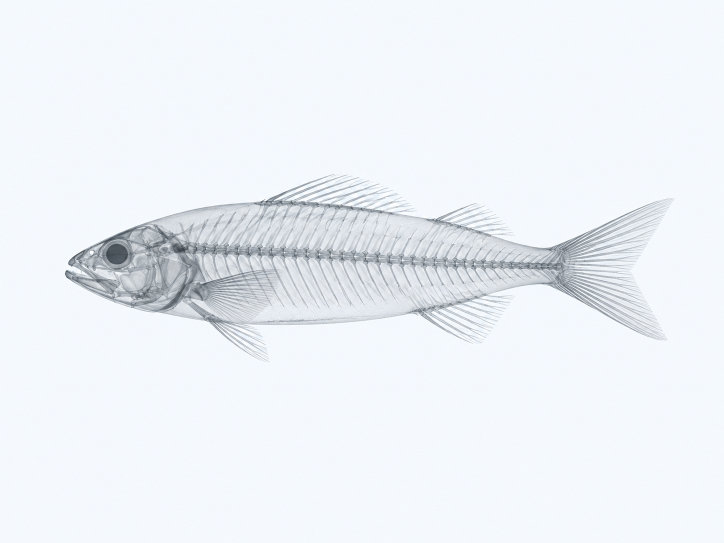
#> input picture app/resources/orientation/fish.png, 1448 x 1086 px (shown at 1/2 size)
$ python -i xray_crop.py   (imports and definitions only)
#> lines starting #> are read from the running program, lines starting #| are printed output that depends on the picture; after the words box and inside, x2 and y2 are one past the last pixel; in counts of white or black regions, pixels touching at a corner belong together
"""Lightweight, deterministic X-ray specimen detection and oriented crop proposals."""
from __future__ import annotations

from dataclasses import dataclass, asdict
import math

import cv2
import numpy as np
from PIL import Image

ALGORITHM_VERSION = "xray-otsu-pca-v1"
HYBRID_ALGORITHM_VERSION = "xray-hybrid-a-v1"

DEFAULT_ORIENTATION_POLICY={"head":"left","bottom":"down"}


# [31 lines left out: functions normalize_orientation_policy, apply_orientation_defaults, canonical_orientation_flips, not called in this run]


@dataclass(frozen=True)
class CropProposal:
    center_x: float
    center_y: float
    length: float
    width: float
    angle_degrees: float
    corners: tuple[tuple[float, float], ...]
    bounds: tuple[float, float, float, float]
    confidence: str
    qc: tuple[str, ...]
    algorithm: str = ALGORITHM_VERSION
    head_side: str = "left"
    bottom_side: str = "bottom"
    orientation_source: str = "default"

    # [6 lines left out: function to_dict, not called in this run]


def _read_gray(path, max_dim=1200):
#> called with path = 'resources/orientation/fish.png', max_dim = 1200
    with Image.open(path) as image:
#> image is the input picture: PIL image 1448x1086 RGB; mean R, G, B 237.1, 242.1, 247.5
        arr = np.asarray(image)
    if arr.ndim == 3:
        if arr.shape[2] == 4:
            arr = cv2.cvtColor(arr, cv2.COLOR_RGBA2GRAY)
        else:
            arr = cv2.cvtColor(arr, cv2.COLOR_RGB2GRAY)
    if arr.ndim != 2:
        raise ValueError("Unsupported X-ray image shape")
    original_h, original_w = arr.shape
#> original_h = 1086; original_w = 1448
    scale = min(1.0, float(max_dim) / max(original_h, original_w))
#> scale = 0.829
    if scale < 1.0:
        arr = cv2.resize(arr, (round(original_w * scale), round(original_h * scale)), interpolation=cv2.INTER_AREA)
#> arr: shape (900, 1200)
    work = arr.astype(np.float32)
    lo, hi = np.percentile(work, (0.5, 99.5))
#> lo = 131; hi = 249
    if hi <= lo:
        raise ValueError("X-ray image has no usable intensity range")
    preview = np.clip((work - lo) / (hi - lo) * 255.0, 0, 255).astype(np.uint8)
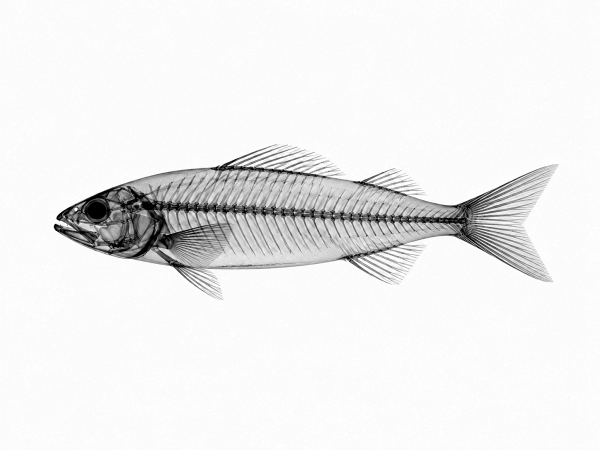
#> preview: shape (900, 1200) (shown at 1/2 size); min 0, max 255, mean 237.5
    return preview, scale, (original_w, original_h)


# [19 lines left out: functions _smooth_1d, _peaks, not called in this run]


def _pca(points):
    mean = points.mean(axis=0)
    values, vectors = np.linalg.eigh(np.cov((points - mean).T))
    major = vectors[:, int(np.argmax(values))]
    if abs(major[0]) >= abs(major[1]):
        if major[0] < 0:
            major = -major
    elif major[1] < 0:
        major = -major
    minor = np.array([-major[1], major[0]], dtype=float)
    projected = np.column_stack(((points - mean) @ major, (points - mean) @ minor))
    return mean, major, minor, projected


def _component_geometry(points):
    mean, major, minor, projected = _pca(points)
    quantiles = np.percentile(projected, (1.0, 99.0), axis=0)
    length, width = quantiles[1] - quantiles[0]
    return mean, major, minor, projected, quantiles, float(length / (width + 1e-6))


def _split_component(points, image_area):
    _, _, _, projected, _, ratio = _component_geometry(points)
    area_fraction = len(points) / float(image_area)
    if ratio >= 2.8 or area_fraction <= 0.04:
        return [(points, None)]
    cross = projected[:, 1]
    low, high = int(np.floor(cross.min())), int(np.ceil(cross.max()))
    if high - low < 20:
        return [(points, None)]
    hist = np.histogram(cross, bins=np.arange(low, high + 2))[0].astype(float)
    smoothed = _smooth_1d(hist, sigma=max(4.0, len(hist) * 0.013))
    peaks = _peaks(smoothed, max(20, int(len(smoothed) * 0.25)), smoothed.max() * 0.10)
    if len(peaks) < 2:
        return [(points, None)]
    first, second = sorted(sorted(peaks, key=lambda i: smoothed[i], reverse=True)[:2])
    valley_index = first + int(np.argmin(smoothed[first:second + 1]))
    valley_ratio = float(smoothed[valley_index] / max(1e-6, min(smoothed[first], smoothed[second])))
    if valley_ratio >= 0.72:
        return [(points, None)]
    cut = low + valley_index
    groups = []
    for side in (cross <= cut, cross > cut):
        child = points[side]
        if len(child) > 0.005 * image_area:
            groups.append((child, valley_ratio))
    return groups if len(groups) == 2 else [(points, None)]


def _bounds_from_corners(corners, original_size):
    width, height = original_size
    xs = np.asarray(corners)[:, 0]
    ys = np.asarray(corners)[:, 1]
    return (
        float(max(0.0, xs.min())),
        float(max(0.0, ys.min())),
        float(min(width, xs.max())),
        float(min(height, ys.max())),
    )


def detect_specimens(path, max_preview_dim=1200):
    """Return conservative oriented crop proposals in original-image coordinates."""
    preview, scale, original_size = _read_gray(path, max_preview_dim)
#> scale = 0.829; original_size = (1448, 1086)
    height, width = preview.shape
#> height = 900; width = 1200
    image_area = height * width
#> image_area = 1080000
    border_width = max(5, min(height, width) // 30)
#> border_width = 30
    border = np.concatenate((
        preview[:border_width, :].ravel(), preview[-border_width:, :].ravel(),
        preview[:, :border_width].ravel(), preview[:, -border_width:].ravel(),
    ))
    threshold, _ = cv2.threshold(preview, 0, 255, cv2.THRESH_BINARY + cv2.THRESH_OTSU)
#> threshold = 175
    bright_foreground = float(np.median(border)) <= float(threshold)
#> bright_foreground = False
    mask = ((preview > threshold) if bright_foreground else (preview <= threshold)).astype(np.uint8)
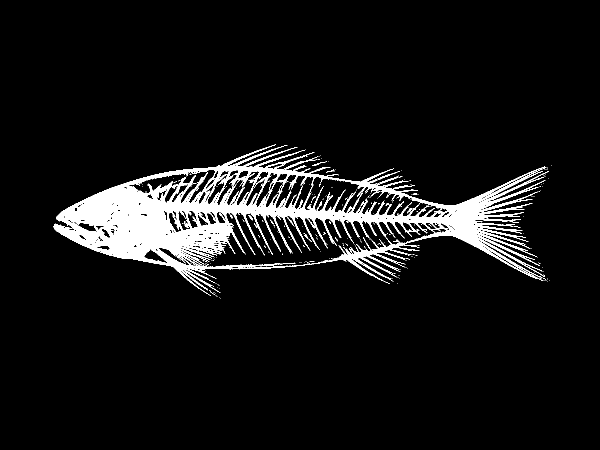
#> mask: shape (900, 1200) (shown at 1/2 size); values 0 (black) and 1 (white), 7.3% white; 258 white regions (240 under 20 px), largest, box (x1, y1, x2, y2) and area: (107, 289, 1098, 592) 77705, (786, 370, 830, 378) 92, (587, 331, 613, 342) 79
    mask = cv2.morphologyEx(mask, cv2.MORPH_OPEN, np.ones((3, 3), np.uint8))
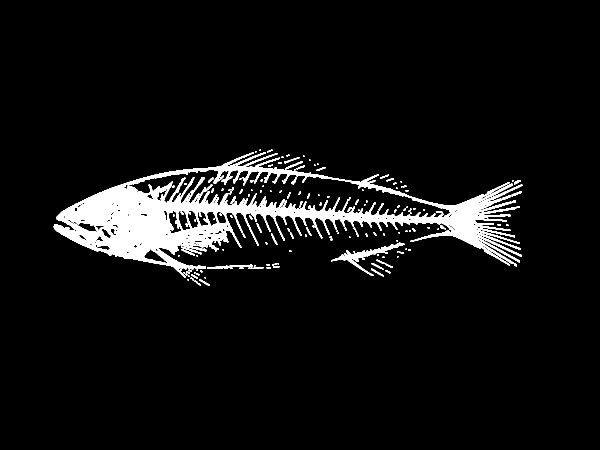
#> mask: shape (900, 1200) (shown at 1/2 size); values 0 (black) and 1 (white), 6.2% white; 169 white regions (87 under 20 px), largest, box (x1, y1, x2, y2) and area: (107, 304, 1045, 556) 60466, (662, 485, 809, 552) 1654, (414, 529, 506, 538) 397
    mask = cv2.morphologyEx(mask, cv2.MORPH_CLOSE, np.ones((9, 9), np.uint8))
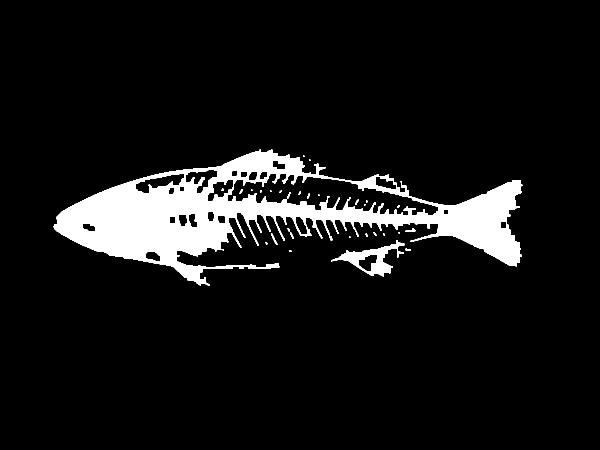
#> mask: shape (900, 1200) (shown at 1/2 size); values 0 (black) and 1 (white), 8.2% white; 30 white regions (15 under 20 px), largest, box (x1, y1, x2, y2) and area: (107, 299, 1045, 572) 84753, (662, 480, 809, 553) 3179, (542, 467, 555, 490) 82
    count, labels, stats, _ = cv2.connectedComponentsWithStats(mask, 8)
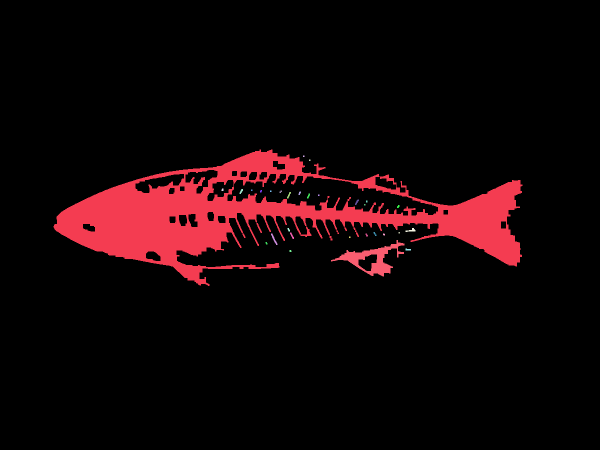
#> labels: shape (900, 1200) int32 (shown at 1/2 size); 31 distinct labels, from 0 to 30; one colour per label, 0 black
#> count = 31; stats = 31 rows, first 6: [0, 0, 1200, 900, 991377], [107, 299, 938, 273, 84753], [606, 311, 3, 3, 9], [618, 319, 3, 3, 9], [443, 377, 4, 5, 18], [479, 378, 7, 10, 38]

    components = []
    min_area = max(120, int(image_area * 0.008))
#> min_area = 8640
    for label in range(1, count):
        area = int(stats[label, cv2.CC_STAT_AREA])
        if area < min_area:
            continue
        ys, xs = np.nonzero(labels == label)
        points = np.column_stack((xs, ys)).astype(np.float32)
        _, _, _, _, quantiles, ratio = _component_geometry(points)
        length = float(quantiles[1, 0] - quantiles[0, 0])
        if length < 0.12 * max(width, height):
            continue
        if ratio < 1.35 and area < 0.04 * image_area:
            continue
        components.extend(_split_component(points, image_area))
#> this loop made 30 passes
#> area on passes 5, 10, 11, 12, 14, 17, 18, 19, 20, 21, 23, 24: 38, 24, 44, 33, 41, 22, 23, 76, 45, 25, 82, 22
#> after the loop, components = 1 item

    geometries = []
    for points, split_ratio in components:
        mean, major, minor, projected = _pca(points)
        quantiles = np.percentile(projected, (0.5, 99.5), axis=0)
        geometries.append({
            "points": points, "mean": mean, "major": major, "minor": minor,
            "q": quantiles, "split_ratio": split_ratio,
        })
#> this loop made 1 pass
#> (split_ratio, mean, values in _pca, vectors in _pca, major, quantiles) on pass 1: (None, [521.3, 430.9], [2602.1, 74810], [[-0.00864, -1], [-1, 0.00864]], [1, -0.00864], [[-398.6, -120.9], [513.1, 121]])
#> after the loop, geometries = 1 item

    proposals = []
    for index, geom in enumerate(geometries):
        q = geom["q"]
        core_length, core_width = q[1] - q[0]
        u0, u1 = q[0, 0] - 0.18 * core_length, q[1, 0] + 0.18 * core_length
        v0, v1 = q[0, 1] - 0.35 * core_width, q[1, 1] + 0.35 * core_width
        min_u0, min_u1 = q[0, 0] - 0.10 * core_length, q[1, 0] + 0.10 * core_length
        min_v0, min_v1 = q[0, 1] - 0.12 * core_width, q[1, 1] + 0.12 * core_width
        neighbor_limited = False
        others = [item["points"] for j, item in enumerate(geometries) if j != index]
        if others:
            other_points = np.vstack(others)
            uv = np.column_stack((
                (other_points - geom["mean"]) @ geom["major"],
                (other_points - geom["mean"]) @ geom["minor"],
            ))
            gap_v = 0.05 * core_width
            gap_u = 0.04 * core_length
            in_u = (uv[:, 0] >= u0) & (uv[:, 0] <= u1)
            positive = uv[in_u & (uv[:, 1] > q[1, 1]), 1]
            negative = uv[in_u & (uv[:, 1] < q[0, 1]), 1]
            if len(positive):
                new = max(min_v1, min(v1, float(positive.min() - gap_v)))
                neighbor_limited |= new < v1
                v1 = new
            if len(negative):
                new = min(min_v0, max(v0, float(negative.max() + gap_v)))
                neighbor_limited |= new > v0
                v0 = new
            in_v = (uv[:, 1] >= v0) & (uv[:, 1] <= v1)
            positive_u = uv[in_v & (uv[:, 0] > q[1, 0]), 0]
            negative_u = uv[in_v & (uv[:, 0] < q[0, 0]), 0]
            if len(positive_u):
                new = max(min_u1, min(u1, float(positive_u.min() - gap_u)))
                neighbor_limited |= new < u1
                u1 = new
            if len(negative_u):
                new = min(min_u0, max(u0, float(negative_u.max() + gap_u)))
                neighbor_limited |= new > u0
                u0 = new

        preview_corners = np.asarray([
            geom["mean"] + u0 * geom["major"] + v0 * geom["minor"],
            geom["mean"] + u1 * geom["major"] + v0 * geom["minor"],
            geom["mean"] + u1 * geom["major"] + v1 * geom["minor"],
            geom["mean"] + u0 * geom["major"] + v1 * geom["minor"],
        ], dtype=float)
        corners = preview_corners / scale
        center = geom["mean"] / scale
        angle = math.degrees(math.atan2(float(geom["major"][1]), float(geom["major"][0])))
        if angle > 90:
            angle -= 180
        if angle <= -90:
            angle += 180

        qc = []
        points = geom["points"]
        edge_pad = max(3, int(min(height, width) * 0.004))
        source_incomplete = bool(
            (points[:, 0] <= edge_pad).any() or (points[:, 0] >= width - 1 - edge_pad).any() or
            (points[:, 1] <= edge_pad).any() or (points[:, 1] >= height - 1 - edge_pad).any()
        )
        if source_incomplete:
            qc.append("source_incomplete")
        if geom["split_ratio"] is not None and geom["split_ratio"] > 0.55:
            qc.append("ambiguous_split")
        if neighbor_limited and (
            u0 > min_u0 + 1e-6 or u1 < min_u1 - 1e-6 or
            v0 > min_v0 + 1e-6 or v1 < min_v1 - 1e-6
        ):
            qc.append("neighbor_too_close")
        bounds = _bounds_from_corners(corners, original_size)
        confidence = "review" if qc else "high"
        proposals.append(CropProposal(
            center_x=float(center[0]), center_y=float(center[1]),
            length=float((u1 - u0) / scale), width=float((v1 - v0) / scale),
            angle_degrees=float(angle),
            corners=tuple((float(x), float(y)) for x, y in corners),
            bounds=bounds, confidence=confidence, qc=tuple(qc),
        ))
#> this loop made 1 pass
#> (q, core_length, core_width, min_u0) on pass 1: ([[-398.6, -120.9], [513.1, 121]], 911.7, 241.9, -489.8)
#> after the loop, proposals = 1 item

    if proposals:
        vertical = np.median([abs(math.sin(math.radians(p.angle_degrees))) for p in proposals]) > 0.7
#> vertical = False
        proposals.sort(key=(lambda p: (p.center_x, p.center_y)) if vertical else (lambda p: (p.center_y, p.center_x)))
    return proposals


# [4 lines left out: function display_preview, not called in this run]


def _proposal_dict(item):
    return item.to_dict() if hasattr(item,"to_dict") else dict(item)


def _proposal_polygon(item):
    raw=item.corners if hasattr(item,"corners") else item.get("corners") or ()
    return np.asarray(raw,dtype=np.float32).reshape((-1,1,2))


# [13 lines left out: functions _proposal_area, _proposal_iou, not called in this run]


def _proposal_center(item):
    if hasattr(item,"center_x"):return float(item.center_x),float(item.center_y)
    return float(item.get("center_x",0.0)),float(item.get("center_y",0.0))


def _proposal_size(item):
    if hasattr(item,"length"):return float(item.length),float(item.width)
    return float(item.get("length",0.0)),float(item.get("width",0.0))


# [185 lines left out: functions merge_detector_proposals, crop_corners, crop_from_geometry, aligned_crop, oriented_crop, proposals_from_detector_boxes, not called in this run]

>>> result = detect_specimens('resources/orientation/fish.png')
#> result = 1 item

$ run again, on app/resources/orientation/radial.png
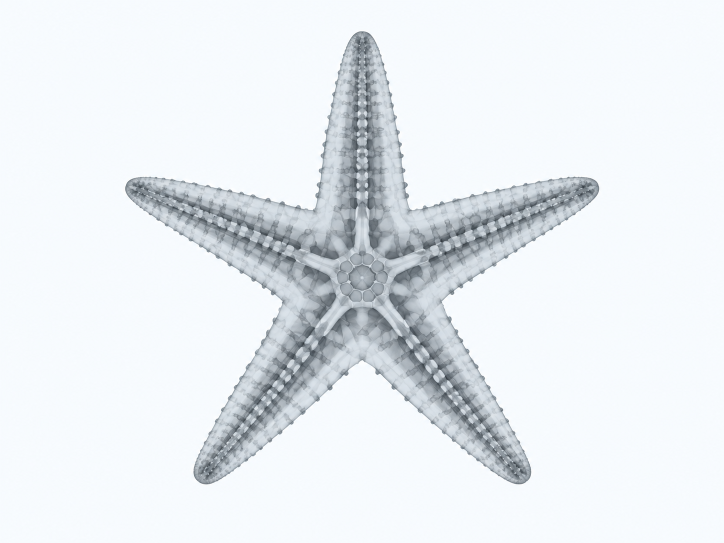
#> input picture app/resources/orientation/radial.png, 1448 x 1086 px (shown at 1/2 size)
#> in _read_gray, image is the input picture: PIL image 1448x1086 RGB; mean R, G, B 231.9, 236.6, 240.6
#> lo = 101; hi = 251
#> in detect_specimens, `preview, scale, original_size = _read_gray(path, max_preview_dim)`: scale = 0.829; original_size = (1448, 1086)
#> threshold = 173
#> bright_foreground = False
#> in detect_specimens, `mask = ((preview > threshold) if bright_foreground else (preview <= th..`:
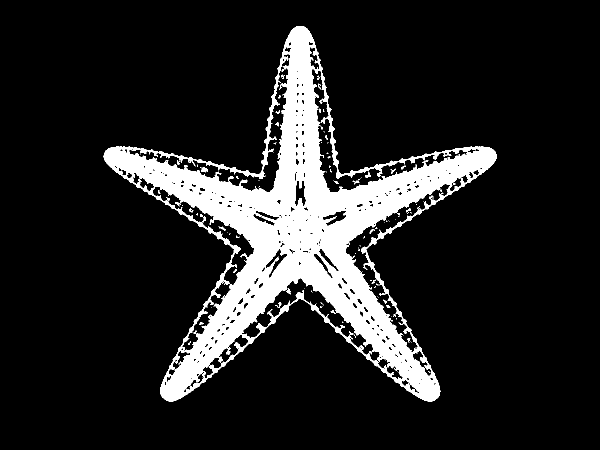
#> mask: shape (900, 1200) (shown at 1/2 size); values 0 (black) and 1 (white), 13.5% white; 112 white regions (75 under 20 px), largest, box (x1, y1, x2, y2) and area: (207, 52, 993, 803) 144411, (401, 334, 416, 345) 90, (731, 343, 742, 355) 62
#> in detect_specimens, `count, labels, stats, _ = cv2.connectedComponentsWithStats(mask, 8)`:
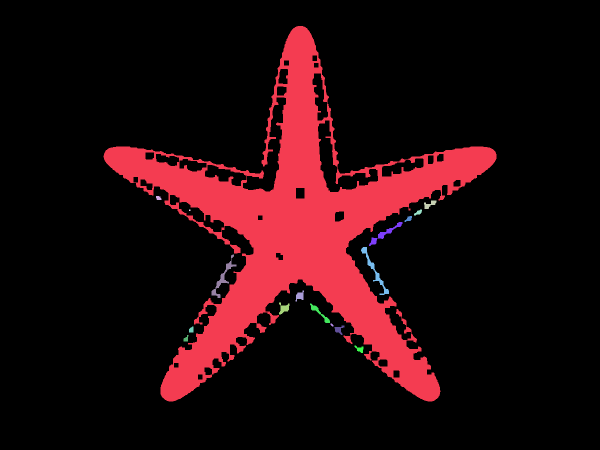
#> labels: shape (900, 1200) int32 (shown at 1/2 size); 18 distinct labels, from 0 to 17; one colour per label, 0 black
#> count = 18; stats = 18 rows, first 6: [0, 0, 1200, 900, 921732], [207, 52, 786, 751, 154342], [312, 392, 11, 8, 71], [848, 401, 25, 17, 209], [378, 419, 3, 3, 9], [828, 419, 16, 12, 104]
#> the loop in detect_specimens, `for label in range(1, count):` made 17 passes
#> area on passes 2, 3, 5, 6, 7, 8, 9, 10: 71, 209, 104, 102, 581, 769, 728, 217
#> after the loop in detect_specimens, `for label in range(1, count):`: components = 1 item
#> the loop in detect_specimens, `for points, split_ratio in components:` made 1 pass
#> (split_ratio, mean, values in _pca, vectors in _pca, quantiles) on pass 1: (None, [598.6, 459.2], [26609.9, 27516.8], [[-0.963, -0.269], [-0.269, 0.963]], [[-372.3, -338.5], [379.6, 393.7]])
#> the loop in detect_specimens, `for index, geom in enumerate(geometries):` made 1 pass
#> (q, core_length, core_width, min_u0) on pass 1: ([[-372.3, -338.5], [379.6, 393.7]], 751.9, 732.2, -447.5)
#> vertical = True
#> result = 1 item
